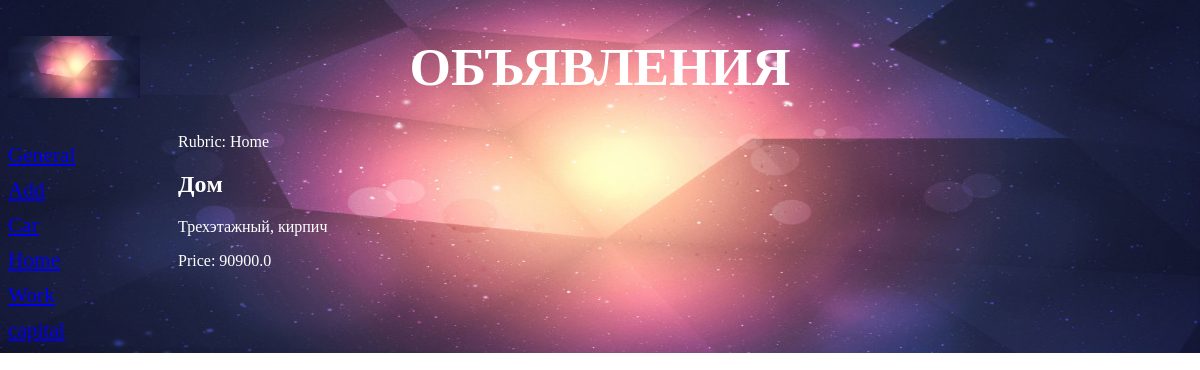
Screenshot of /detail/3/ with the database file from the repository.
### bboard/models.py (models this page shows, shortened)
class Rubric(models.Model):
    name = models.CharField(max_length=20, db_index=True, verbose_name = 'Title')
    class Meta:
        verbose_name_plural = 'Rubrics'
        verbose_name = 'Rubric'
        ordering = ['name']

class Bb(models.Model):
    Kinds = (
        (None,'Choose advertise'),
        ('buy','Buy'),
        ('sell','Sell'),
        ('change','Change'),
    )
    title = models.CharField(max_length=50, verbose_name = 'Goods')
    content = models.TextField(null=True, blank=True, verbose_name = 'Describe')
    price = models.FloatField(null=True, blank=True, verbose_name = "Price", validators = [validate_even])
    published = models.DateTimeField(auto_now_add=True, db_index=True, verbose_name = "PublishedDate")
    rubric = models.ForeignKey('Rubric', null=True, on_delete=models.PROTECT, verbose_name='Rubric',related_name='entries')
    kind = models.CharField(max_length=10, choices = Kinds,verbose_name='Some Kind of Choises')
    class Meta:
        verbose_name_plural = 'Publication'
        verbose_name = 'Publication'
        ordering = ['-published']
    def title_and_price(self):
        if self.price:
            return '%s (%.3f)' % (self.title, self.price)
        else:
            return self.title
    title_and_price.short_description = "Title and price"

### bboard/views.py (the view)
# urls.py: path('detail/<int:pk>/', BbDetailView.as_view(), name='detail'),
class BbDetailView(DetailView):
    model = Bb
    def get_context_data(self,*args,**kwargs):
        context = super().get_context_data(*args,**kwargs)
        context['rubrics'] = Rubric.objects.all()
        return context

### bboard/templates/bboard/bb_detail.html (shortened to what this page needs)
{% extends "layout/basic.html" %}
{% block content %}
<p> Rubric: {{bb.rubric.name}} </p>
<h2> {{bb.title}} </h2>
<p> {{bb.content}} </p>
<p> Price: {{bb.price}} </p>
{% endblock %}

### bboard/templates/layout/basic.html (shortened to what this page needs)
{% load static %}
<!DOCTYPE html>
<html>
<head>
    <link rel="stylesheet" type="text/css" href="{% static 'bboard/style.css' %}">
</head>
<body>
<header>
<h1>Объявления</h1>
</header>
<nav>
    <a href="{% url 'index' %}">General</a>
    <a href="{% url 'add' %}">Add</a>
    {% for rubric in rubrics %}
        <a href="{% url 'by_rubric' rubric.pk %}">{{ rubric.name }}</a>
    {% endfor %}
</nav>
<section>
{% block content %}
{% endblock %}
</section>
</body>
</html>

### bboard/static/bboard/style.css (style rules this page uses)
body { background: url("./bg.jpg") no-repeat; -moz-background-size: 100%; -webkit-background-size: 100%; -o-background-size: 100%; }
header h1 { font-size: 40pt; text-transform: uppercase; text-align: center; color: white; background: url("./bg.jpg") left / auto 100% no-repeat; }
nav { font-size: 16pt; width: 150px; float: left; }
nav a { display: block; margin: 10px 0px; }
section { margin-left: 170px; color:white; }

### rows the page displays
Rubric: name "Home"
Rubric: name "Work"
Bb: rubric.name "Home", title "Дoм", content "Трехэтажный, кирпич", price "90900.0"
